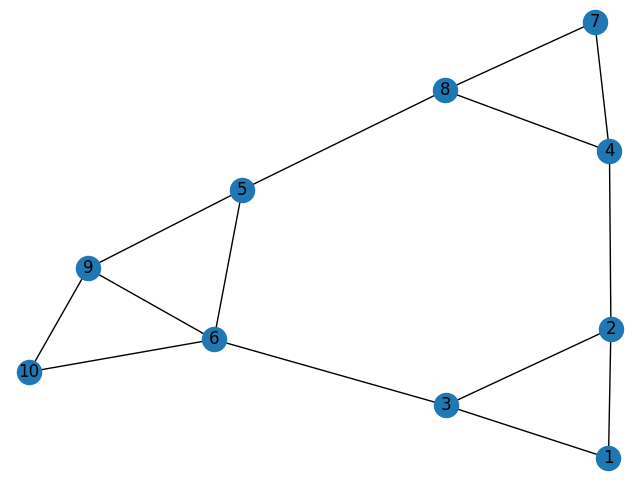

Generate this figure with Python:
#! /usr/bin/env python3
# -*- coding:utf-8 -*-
import networkx as nx
import matplotlib.pyplot as plt

import random


def _11_node_classification():
    loops = 2

    nodes = list(range(1, 11))
    edges = [
        (1, 2), (1, 3), (2, 3), (2, 4), (3, 6), (5, 6), (4, 7),
        (4, 8), (5, 8), (5, 9), (7, 8), (6, 9), (6, 10), (9, 10)
    ]

    # build the graph and initialize it with Pr = 0.5
    g = nx.Graph()
    g.add_nodes_from(nodes, Pr=0.5)
    g.add_edges_from(edges)

    # initialize postive nodes
    g.nodes[3]["Pr"] = 1
    g.nodes[5]["Pr"] = 1
    # initialize negative nodes
    g.nodes[8]["Pr"] = 0
    g.nodes[10]["Pr"] = 0

    nx.draw(g, with_labels=True)
    plt.savefig('_01_node_classification.png')

    # get the possibility of every node to be positive
    [nodes.remove(x) for x in [3, 5, 8, 10]]
    for i in range(loops):
        for node in nodes:
            g.nodes[node]["Pr"] = sum([g.nodes[node]["Pr"] for node in g[node]]) / len(g[node])

    return  g



if __name__ == "__main__":
    # 1.1. relational classification
    ans = _11_node_classification()
    print(ans.nodes.data())
